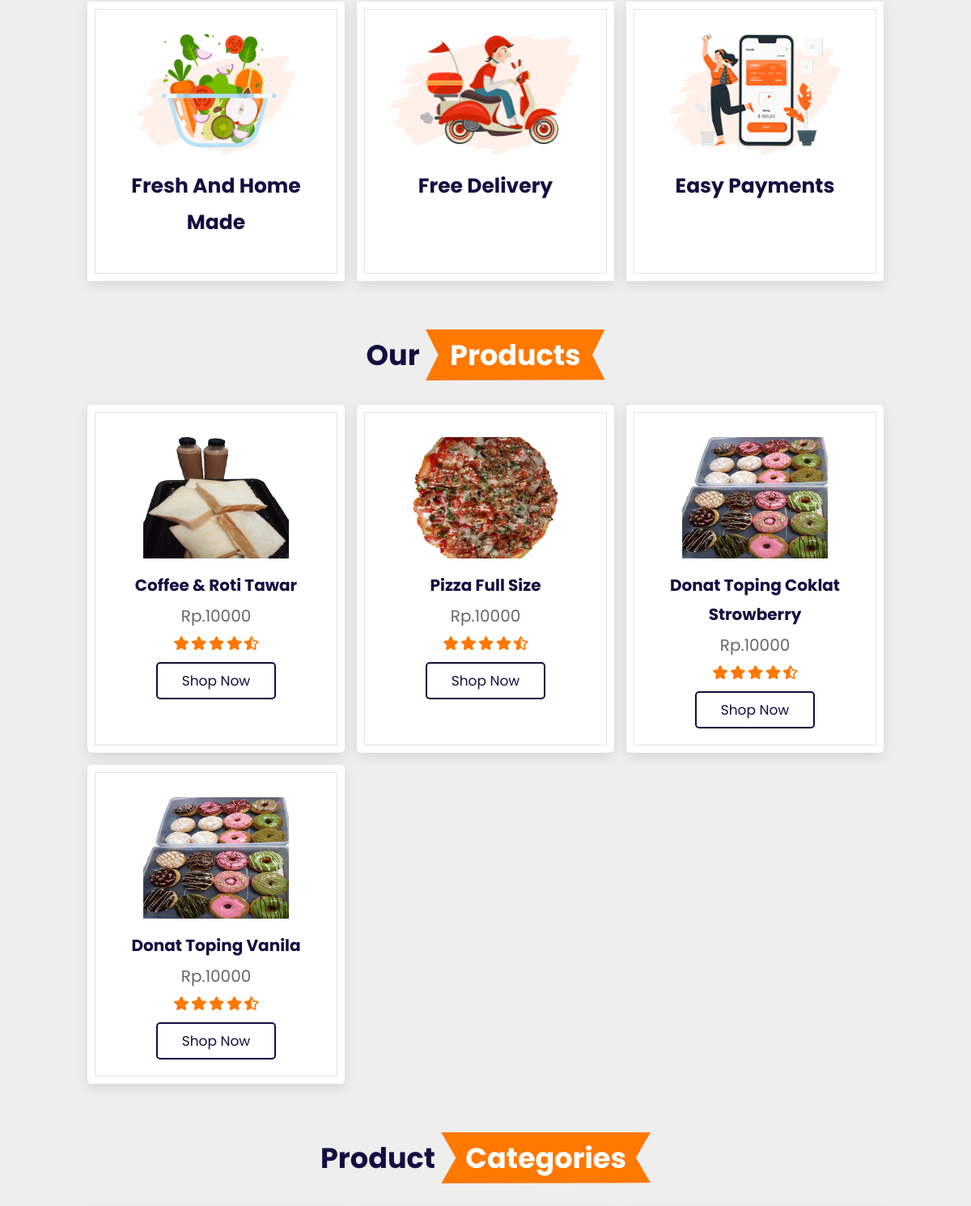
Before: /user/index.php (signed in, middle part) with the older database file.
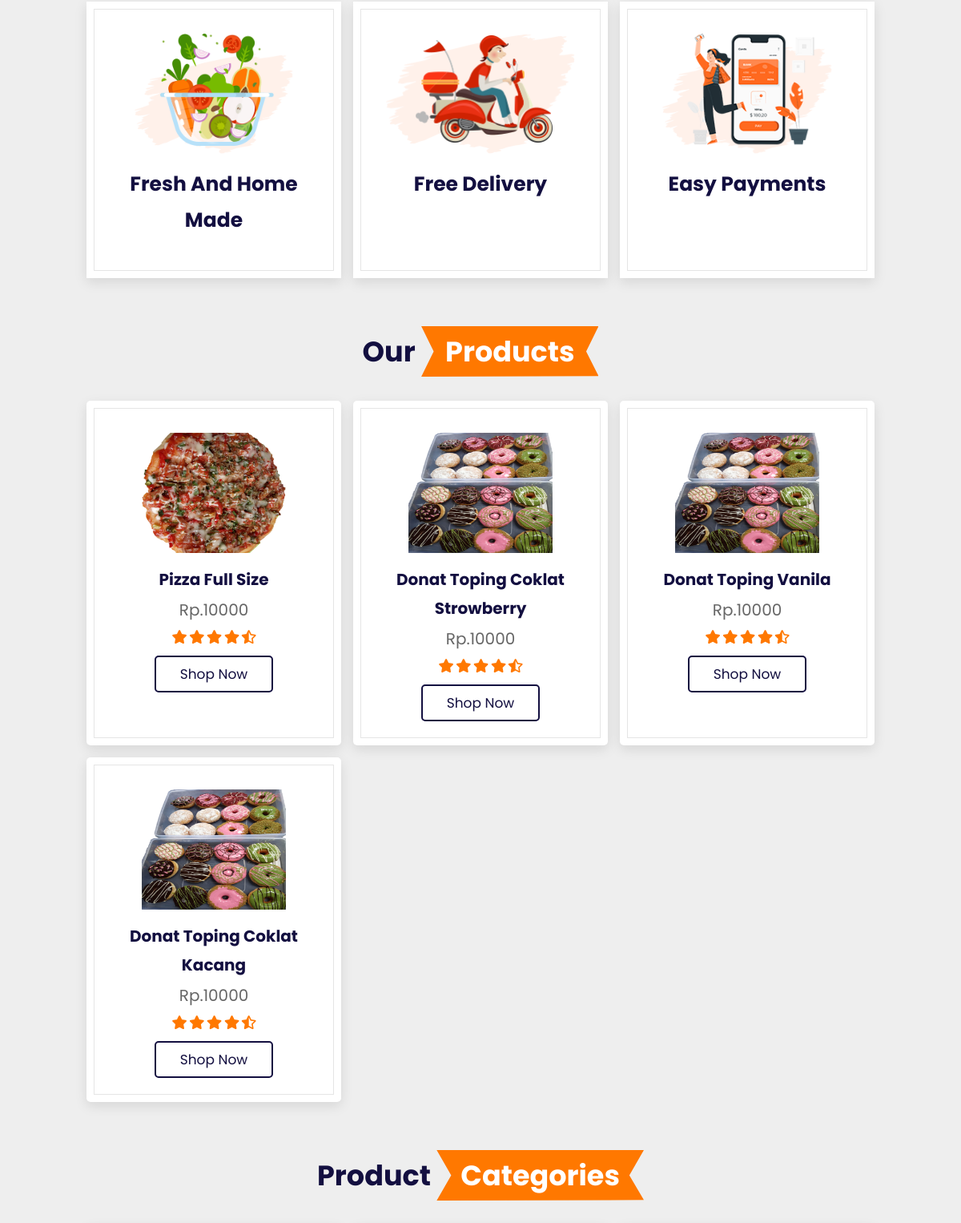
After: the same page with the newer database file.
### tables this page shows
CREATE TABLE `kue` (
  `idkue` int(11) NOT NULL,
  `idkate` int(11) DEFAULT NULL,
  `namakue` varchar(200) DEFAULT NULL,
  `deskripsi` varchar(50) NOT NULL,
  `harga` decimal(10,0) DEFAULT NULL,
  `gambar` text DEFAULT NULL
);

### user/view/inproduk.php (the view)
<section class="produk" id="produk">
    <h3 class="heading"> our <span>products</span> </h3>
    <div class="box-container">
	<?php $ambil = $koneksi->query("SELECT * FROM kue LIMIT 4"); ?>
	<?php while($kue = $ambil->fetch_assoc()){ ?>
        <div class="box">
            <img src="../img/kue/<?php echo $kue['gambar']; ?>" alt="">
            <h3><?php echo $kue['namakue']; ?></h3>
            <div class="price">Rp.<?php echo $kue['harga']; ?></div>
            <div class="stars">
                    <i class="fas fa-star"></i>
                    <i class="fas fa-star"></i>
                    <i class="fas fa-star"></i>
                    <i class="fas fa-star"></i>
                    <i class="fas fa-star-half-alt"></i>
                </div>
            <a href="checkout.php" class="btn">shop now</a>
        </div>
        <?php } ?>
    </div>
</section>

Changed rows visible on the page:
removed kue: gambar (picture), namakue "Coffee & Roti Tawar", harga "10000"
now on this page (row edited): kue: gambar (picture), namakue "Donat Toping Coklat Kacang", harga "10000"
